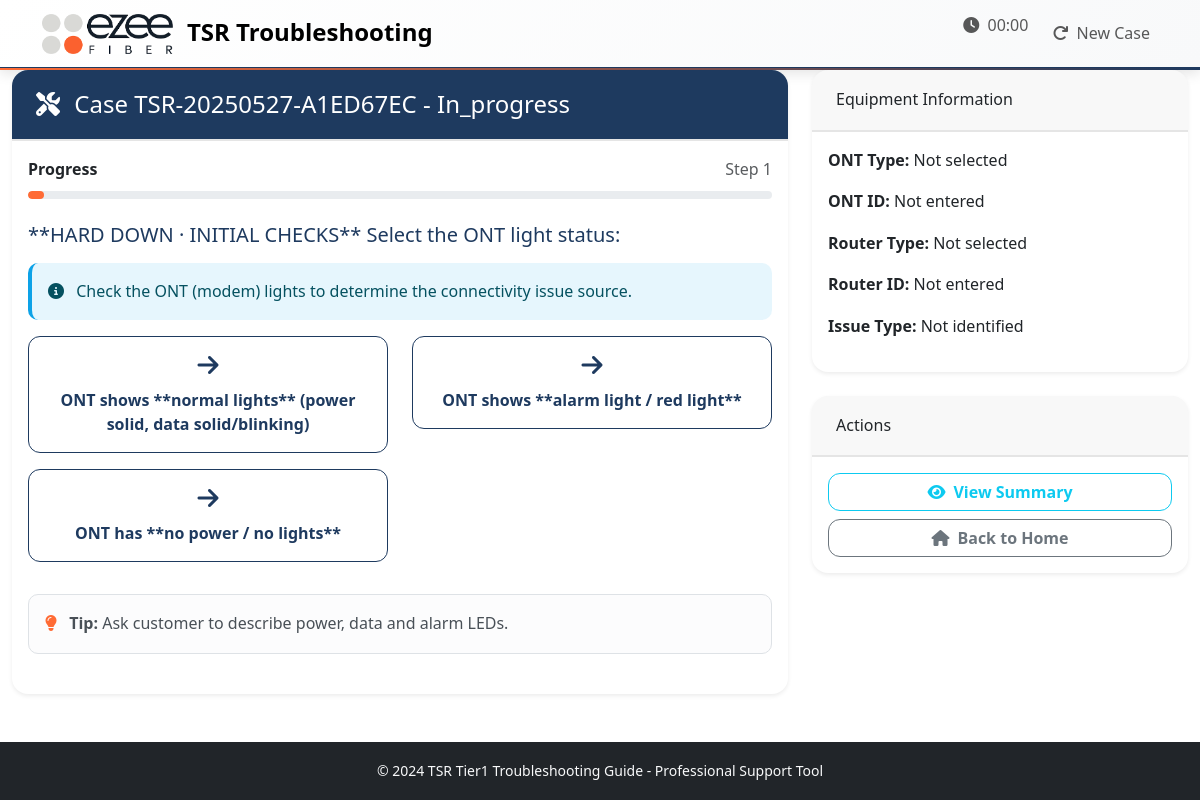
The page /troubleshoot on the database as committed earlier.
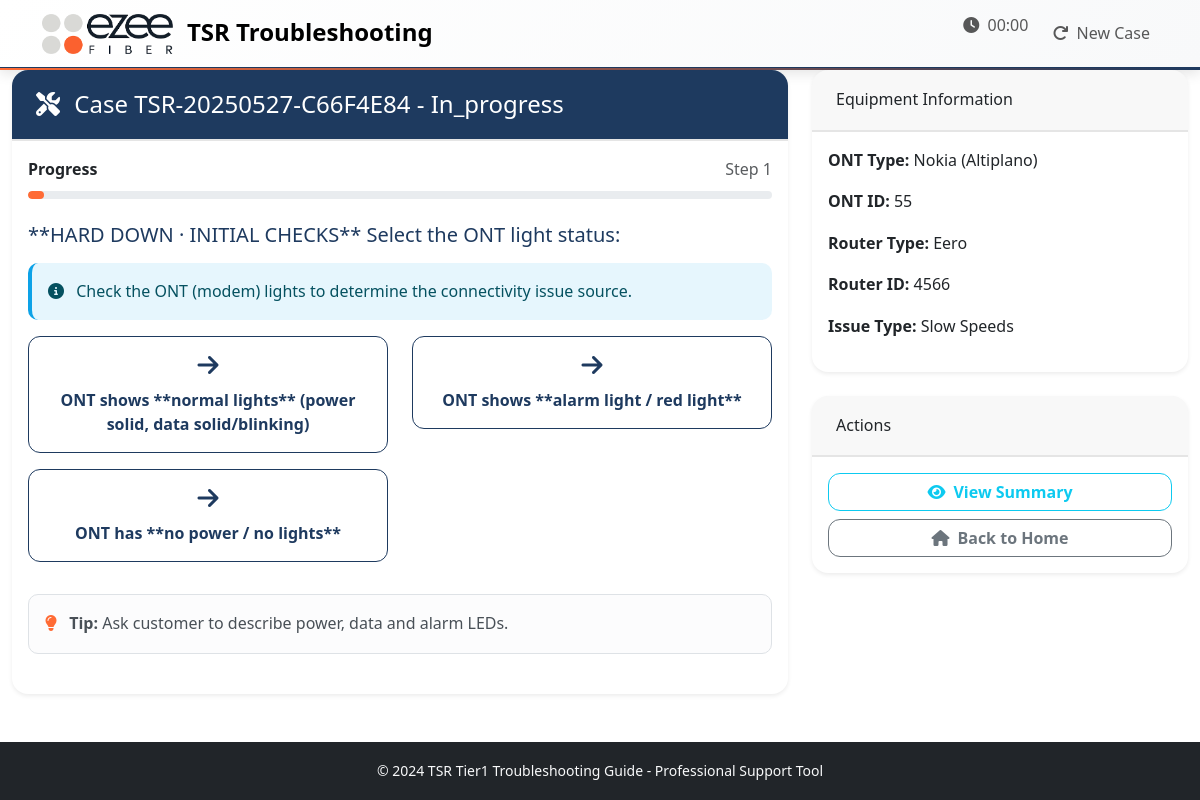
The same page on the database as committed later.
### models.py (models this page shows, shortened)
class TroubleshootingCase(db.Model):
    id = db.Column(db.Integer, primary_key=True)
    session_id = db.Column(db.String(100), nullable=False)
    case_number = db.Column(db.String(50), unique=True, nullable=False)
    customer_info = db.Column(db.Text)  # JSON string
    ont_type = db.Column(db.String(50))
    ont_id = db.Column(db.String(50))  # ONT identifier (flexible format)
    router_type = db.Column(db.String(50))
    router_id = db.Column(db.String(50))  # Router identifier (flexible format)
    issue_type = db.Column(db.String(100))
    resolution = db.Column(db.String(200))
    status = db.Column(db.String(20), default='in_progress')  # in_progress, resolved, escalated, unresolved
    created_at = db.Column(db.DateTime, default=datetime.utcnow)
    completed_at = db.Column(db.DateTime)
    start_time = db.Column(db.Float)  # timestamp
    end_time = db.Column(db.Float)  # timestamp

### routes.py (the view)
@app.route('/troubleshoot')
def troubleshoot():
    recent_case = TroubleshootingCase.query.filter_by(status='in_progress').order_by(TroubleshootingCase.created_at.desc()).first()
    if not recent_case:
        return redirect(url_for('index'))
    session['case_id'] = recent_case.id
    case_id = recent_case.id
    case = TroubleshootingCase.query.get_or_404(case_id)
    current_step_id = session.get('current_step', 'START')
    step_history = session.get('step_history', [])
    current_step = TROUBLESHOOTING_STEPS.get(current_step_id, {})
    total_possible_steps = len(TROUBLESHOOTING_STEPS)
    current_progress = min(len(step_history) + 1, total_possible_steps)
    progress_percentage = (current_progress / total_possible_steps) * 100
    return render_template('troubleshoot_final.html',
                         case=case,
                         current_step=current_step,
                         current_step_id=current_step_id,
                         step_history=step_history,
                         progress_percentage=progress_percentage,
                         step_number=len(step_history) + 1)

### templates/troubleshoot_final.html (shortened to what this page needs)
{% extends "base.html" %}
{% block content %}
<div class="container-fluid">
    <div class="row">
        <div class="col-lg-8">
            <div class="card shadow-sm">
                <div class="card-header bg-primary text-white">
                    <h4 class="mb-0">
                        <i class="fas fa-tools me-2"></i>
                        Case {{ case.case_number }} - {{ case.status|title }}
                    </h4>
                </div>
                <div class="card-body">
                    <div class="mb-4">
                        <div class="d-flex justify-content-between align-items-center mb-2">
                            <span class="fw-bold">Progress</span>
                            <span class="text-muted">Step {{ step_number }}</span>
                        </div>
                        <div class="progress" style="height: 8px;">
                            <div class="progress-bar" role="progressbar"
                                 style="width: {{ progress_percentage }}%"></div>
                        </div>
                    </div>
                    <div class="mb-4">
                        {% if current_step and current_step.question %}
                            <h5 class="text-primary mb-3">{{ current_step.question }}</h5>
                            {% if current_step.description %}
                            <div class="alert alert-info">
                                <i class="fas fa-info-circle me-2"></i>
                                {{ current_step.description }}
                            </div>
                            {% endif %}
                            <form method="POST" action="{{ url_for('next_step') }}">
                                {% if current_step.options %}
                                <div class="row">
                                    {% for option, next_step in current_step.options.items() %}
                                    <div class="col-md-6 mb-3">
                                        <button type="submit" name="next_step" value="{{ next_step }}"
                                                class="btn btn-outline-primary w-100 p-3"
                                                onclick="document.querySelector('input[name=action_taken]').value='{{ option }}'">
                                            <div class="mb-2">
                                                <i class="fas fa-arrow-right text-primary" style="font-size: 24px;"></i>
                                            </div>
                                            <div>
                                                <strong>{{ option }}</strong>
                                            </div>
                                        </button>
                                    </div>
                                    {% endfor %}
                                </div>
                                {% endif %}
                            </form>
                            {% if current_step.help_text %}
                            <div class="alert alert-light border mt-3">
                                <i class="fas fa-lightbulb me-2 text-warning"></i>
                                <strong>Tip:</strong> {{ current_step.help_text }}
                            </div>
                            {% endif %}
                        {% else %}
                            <div class="alert alert-warning">
                                <h5>Troubleshooting Step Ready</h5>
                                <p>Current Step: {{ current_step_id }}</p>
                                <a href="{{ url_for('index') }}" class="btn btn-primary">Start New Case</a>
                            </div>
                        {% endif %}
                    </div>
                </div>
            </div>
        </div>
        <div class="col-lg-4">
            <div class="card shadow-sm mb-4">
                <div class="card-header">
                    <h6 class="mb-0">Equipment Information</h6>
                </div>
                <div class="card-body">
                    <p><strong>ONT Type:</strong> {{ case.ont_type or 'Not selected' }}</p>
                    <p><strong>ONT ID:</strong> {{ case.ont_id or 'Not entered' }}</p>
                    <p><strong>Router Type:</strong> {{ case.router_type or 'Not selected' }}</p>
                    <p><strong>Router ID:</strong> {{ case.router_id or 'Not entered' }}</p>
                    <p><strong>Issue Type:</strong> {{ case.issue_type or 'Not identified' }}</p>
                </div>
            </div>
            <div class="card shadow-sm">
                <div class="card-header">
                    <h6 class="mb-0">Actions</h6>
                </div>
                <div class="card-body">
                    <div class="d-grid gap-2">
                        <a href="{{ url_for('case_summary', case_id=case.id) }}" class="btn btn-outline-info w-100">
                            <i class="fas fa-eye me-2"></i>View Summary
                        </a>
                        <a href="{{ url_for('index') }}" class="btn btn-outline-secondary w-100">
                            <i class="fas fa-home me-2"></i>Back to Home
                        </a>
                    </div>
                </div>
            </div>
        </div>
    </div>
</div>
{% endblock %}

### templates/base.html (shortened to what this page needs)
<!DOCTYPE html>
<html lang="en">
<head>
    <link href="https://cdn.jsdelivr.net/npm/bootstrap@5.3.0/dist/css/bootstrap.min.css" rel="stylesheet">
    <link rel="stylesheet" href="https://cdnjs.cloudflare.com/ajax/libs/font-awesome/6.4.0/css/all.min.css">
    <link rel="stylesheet" href="{{ url_for('static', filename='css/custom.css') }}">
    <link rel="stylesheet" href="{{ url_for('static', filename='css/ezee-theme.css') }}">
</head>
<body>
    <nav class="navbar navbar-expand-lg">
        <div class="container">
            <a class="navbar-brand" href="{{ url_for('index') }}">
                <img src="{{ url_for('static', filename='images/ezee-logo.png') }}" alt="Ezee Fiber" class="me-2">
                TSR Troubleshooting
            </a>
            <div class="navbar-nav ms-auto">
                {% if session.case_id %}
                <div class="nav-item">
                    <span class="navbar-text me-3">
                        <i class="fas fa-clock me-1"></i>
                        <span id="case-timer">00:00</span>
                    </span>
                </div>
                <div class="nav-item">
                    <a class="nav-link" href="{{ url_for('restart_case') }}">
                        <i class="fas fa-redo me-1"></i>
                        New Case
                    </a>
                </div>
                {% endif %}
            </div>
        </div>
    </nav>
    <main class="flex-grow-1">
        {% block content %}{% endblock %}
    </main>
    <footer class="bg-dark text-light py-3 mt-5">
        <div class="container text-center">
            <small>&copy; 2024 TSR Tier1 Troubleshooting Guide - Professional Support Tool</small>
        </div>
    </footer>
</body>
</html>

### static/css/custom.css (style rules this page uses)
:root { --primary-color: 0 84% 60%; --success-color: 142 71% 45%; --info-color: 199 89% 48%; --warning-color: 45 100% 51%; --danger-color: 354 70% 54%; }
body { font-family: 'Segoe UI', Tahoma, Geneva, Verdana, sans-serif; line-height: 1.6; }
.card { border: none; box-shadow: 0 2px 8px rgba(0, 0, 0, 0.1); border-radius: 12px; transition: transform 0.2s ease, box-shadow 0.2s ease; }
.card-header { border-radius: 12px 12px 0 0 !important; border-bottom: none; padding: 1.25rem 1.5rem; }
.progress { border-radius: 10px; background-color: var(--bs-gray-200); }
.progress-bar { border-radius: 10px; transition: width 0.6s ease; }
.alert { border: none; border-radius: 10px; border-left: 4px solid; }
.alert-info { border-left-color: hsl(var(--info-color)); background-color: hsl(var(--info-color) / 0.1); }
.btn { border-radius: 8px; font-weight: 500; transition: all 0.2s ease; }
.navbar-brand { font-weight: 600; font-size: 1.5rem; }

### static/css/ezee-theme.css (style rules this page uses)
:root { --ezee-navy: #1e3a5f; --ezee-orange: #ff6b35; --ezee-light-grey: #e5e5e5; --ezee-dark-grey: #6c757d; --ezee-white: #ffffff; }
.bg-primary { background-color: var(--ezee-navy) !important; }
.btn-outline-primary { color: var(--ezee-navy); border-color: var(--ezee-navy); }
.text-primary { color: var(--ezee-navy) !important; }
.progress-bar { background-color: var(--ezee-orange); }
.navbar-brand img { height: 40px; width: auto; }
.navbar { background: linear-gradient(135deg, var(--ezee-white) 0%, #f8f9fa 100%) !important; border-bottom: 3px solid var(--ezee-navy); box-shadow: 0 4px 12px rgba(0,0,0,0.1); position: relative; }
.navbar::after { content: ''; position: absolute; bottom: -3px; left: 0; right: 0; height: 2px; background: linear-gradient(90deg, var(--ezee-orange) 0%, var(--ezee-navy) 100%); }
.card { border: none; border-radius: 16px; box-shadow: 0 8px 25px rgba(0, 0, 0, 0.1); transition: all 0.3s ease; }
.card-header { border-radius: 16px 16px 0 0 !important; border-bottom: 2px solid var(--ezee-light-grey); }
.btn { border-radius: 12px; font-weight: 600; transition: all 0.3s cubic-bezier(0.4, 0, 0.2, 1); position: relative; overflow: hidden; }
.text-warning { color: var(--ezee-orange) !important; }

Rows that differ between the two databases and show on the page:
no longer on this page (row unchanged): TroubleshootingCase: case_number "TSR-20250527-A1ED67EC", status "In_progress", ont_type "Not selected", router_type "Not selected", issue_type "Not identified"
added TroubleshootingCase: case_number "TSR-20250527-C66F4E84", status "In_progress", ont_type "Nokia (Altiplano)", ont "55", router_type "Eero", router "4566", issue_type "Slow Speeds"
Other text that changed with them:
{{ case.ont_id or 'Not entered' }}: "Not entered" → (not shown)
{{ case.router_id or 'Not entered' }}: "Not entered" → (not shown)
